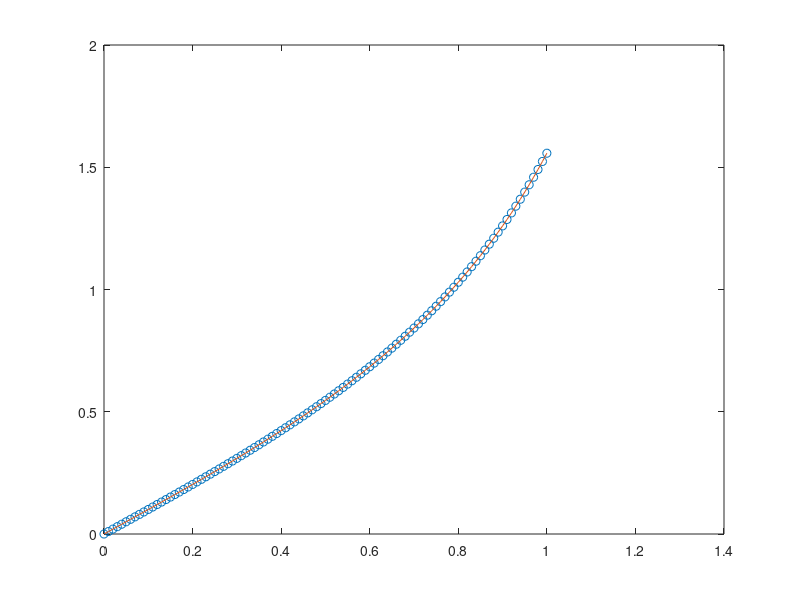

Source code (MATLAB):
f = @(y) y^2 + 1 ;

h = 1/100 ;
x0 = 0 ;
y0 = 0 ;

x(1) = x0 ;
y(1) = y0 ;


it = 1 ;
for i = 0 : h : 1-h
    y_start = f(y(it)) ;
    y_end = f(y(it) + h*f(y(it))) ;
    m = (y_start + y_end)/2 ;
    y(it+1) = y(it) + h*m ;
    x(it+1)= x(it)+h ;
    it = it+1 ;    
end

plot (x , y , 'o' , x , tan(x)) ;